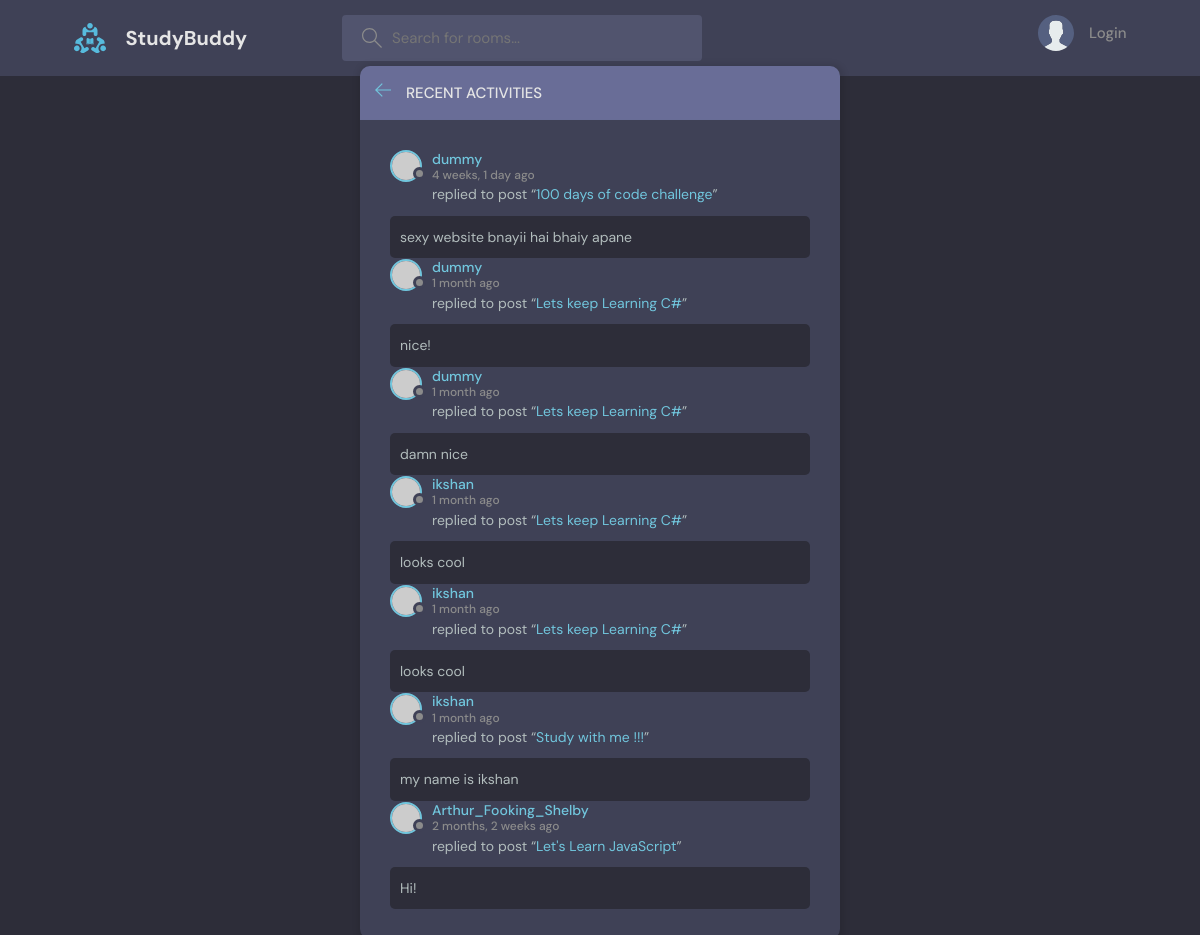
The page /activities/ on the database its author committed.
### base/models.py (models this page shows, shortened)
class Message(models.Model): #the chatbot messages model
    user = models.ForeignKey(User, on_delete=models.CASCADE)
    room =  models.ForeignKey(Room, on_delete=models.CASCADE) #this establishes a relationship between the parent model i.e the room and a child model which in this case is the message model, and ondelete we are cascading it i.e deleting all the messages if a room is deleted
    body = models.TextField()
    updated = models.DateTimeField(auto_now=True)
    created = models.DateTimeField(auto_now_add=True)
    class Meta:
        ordering = ['-updated','-created']

class Room(models.Model):
    host = models.ForeignKey(User, on_delete=models.SET_NULL, null=TRUE)
    topic = models.ForeignKey(Topic, on_delete=models.SET_NULL, null=TRUE)# A room can have only one topic
    name=models.CharField(max_length=200)
    description=models.TextField(null=True, blank = True) #black =true means that if we make it a form then this feild can still be empty and not give any error
    participants =  models.ManyToManyField(User, related_name='participants', blank=True) #we are creating a many to many field
    updated= models.DateTimeField(auto_now=True) # auto now = true takes a snapshot everytime we save
    created = models.DateTimeField(auto_now_add=True)# auto now add= true takes only the snapshot at the first instance and after that even if we save again, it wont take another snapshot
    class Meta:
        ordering = ['-updated','-created'] #we do this to make sure that when we opst anything using the room_frm, the newst thingy comes at the top

### base/views.py (the view)
# urls.py: path('activities/',views.activityPage,name="activities"),
def activityPage(request):
    room_messages=Message.objects.all()
    context={'room_messages':room_messages}
    return render(request,'base/activity.html',context)

### base/templates/base/activity.html (shortened to what this page needs)
{% extends 'main.html' %}
{% block content %}
  <main class="layout">
    <div class="container">
      <div class="layout__box">
        <div class="layout__boxHeader">
          <div class="layout__boxTitle">
            <a href="{{request.META.HTTP_REFERER}} %}">
              <svg version="1.1" xmlns="http://www.w3.org/2000/svg" width="32" height="32" viewBox="0 0 32 32">
                <title>arrow-left</title>
                <path
                  d="M13.723 2.286l-13.723 13.714 13.719 13.714 1.616-1.611-10.96-10.96h27.625v-2.286h-27.625l10.965-10.965-1.616-1.607z"
                ></path>
              </svg>
            </a>
            <h3>Recent Activities</h3>
          </div>
        </div>
        <div class="activities-page layout__body">
          {% for message in room_messages %}
            <div class="activities__boxHeader roomListRoom__header">
              <a href="{% url 'user-profile' message.user.id %}" class="roomListRoom__author">
                <div class="avatar avatar--small">
                  <img src="https://randomuser.me/api/portraits/women/11.jpg" />
                </div>
                <p>
                  {{message.user}}
                  <span>{{message.created|timesince}} ago</span>
                </p>
              </a>
            </div>
            <div class="activities__boxContent">
              <p>
                replied to post “<a href="{% url 'room' message.room.id %}">{{message.room.name}}</a
                >”
              </p>
              <div class="activities__boxRoomContent">
                {{message.body}}
              </div>
            </div>
          {% endfor %}
        </div>
      </div>
    </div>
  </main>
{% endblock content %}

### static/styles/style.css (style rules this page uses)
:root { --color-main: #71c6dd; --color-main-light: #e1f6fb; --color-dark: #3f4156; --color-dark-medium: #51546e; --color-dark-light: #696d97; --color-light: #e5e5e5; --color-gray: #8b8b8b; --color-light-gray: #b2bdbd; --color-bg: #2d2d39; --color-success: #5dd693; --color-error: #fc4b0b; }
* { font-family: "DM Sans", -apple-system, BlinkMacSystemFont, "Segoe UI", Roboto, Oxygen, Ubuntu, Cantarell, "Open Sans", "Helvetica Neue", sans-serif; margin: 0; padding: 0; box-sizing: border-box; text-rendering: optimizeLegibility; font-size: inherit; }
html { font-size: 56.25%; }
@media only screen and (min-width: 1200px) { html { font-size: 62.5%; } }
body { line-height: 1.6; font-weight: 400; font-size: 1.5rem; color: var(--color-light-gray); background-color: var(--color-bg); min-height: 100vh; }
img { width: 100%; }
a { display: inline-block; color: var(--color-main); text-decoration: none; }
.container { max-width: 120rem; width: 90%; margin: auto; }
.avatar { position: relative; display: inline-block; border-radius: 50%; border: 2px solid var(--color-main); }
.avatar img { display: block; border-radius: 50%; object-fit: cover; object-position: center; }
.avatar::after { content: ""; display: block; position: absolute; background-color: var(--color-gray); z-index: 111; border-radius: 50%; border: 0.3rem solid var(--color-dark); }
.avatar.avatar--small img { width: 2.8rem; height: 2.8rem; }
.avatar.avatar--small:after { width: 0.7rem; height: 0.7rem; bottom: 0px; right: -6px; }
.layout { margin-top: 2.4rem; }
.layout > .container { display: flex; justify-content: space-between; align-items: flex-start; }
.layout__box { width: 90%; max-width: 48rem; min-height: 40rem; position: absolute; top: 50%; left: 50%; transform: translate(-50%, -46%); background-color: var(--color-dark); border-radius: 1rem; box-shadow: 1px 1px 6px 3px rgba(0, 0, 0, 0.1); overflow: hidden; }
.layout__boxHeader { display: flex; padding: 1.5rem; background-color: var(--color-dark-light); }
.layout__boxTitle { display: flex; gap: 1.5rem; align-items: center; }
.layout__boxTitle h3 { text-transform: uppercase; font-weight: 500; color: var(--color-light); }
.layout__boxTitle svg { width: 1.6rem; height: 1.6rem; fill: var(--color-main); }
.layout__body { margin: 3rem; }
.roomListRoom__header { display: flex; justify-content: space-between; align-items: center; }
.roomListRoom__author { font-weight: 500; display: flex; align-items: center; gap: 1rem; }
.activities__boxHeader p { font-size: 1.4rem; line-height: 1.3; }
.activities__boxHeader p span { color: var(--color-gray); font-size: 1.2rem; display: block; }
.activities__boxContent { margin-left: 4.2rem; }
.activities__boxContent { font-size: 1.4rem; }
.activities__boxRoomContent { background: var(--color-bg); padding: 1rem; border-radius: 5px; margin-top: 1rem; margin-left: -4.2rem; }

### rows shown on the page
Message: user "dummy", created "4 weeks, 1 day", room.name "100 days of code challenge", body "sexy website bnayii hai bhaiy apane"
Message: user "dummy", created "1 month", room.name "Lets keep Learning C#", body "nice!"
Message: user "dummy", created "1 month", room.name "Lets keep Learning C#", body "damn nice"
Message: user "ikshan", created "1 month", room.name "Lets keep Learning C#", body "looks cool"
Message: user "ikshan", created "1 month", room.name "Lets keep Learning C#", body "looks cool"
Message: user "ikshan", created "1 month", room.name "Study with me !!!", body "my name is ikshan"
Message: user "Arthur_Fooking_Shelby", created "2 months, 2 weeks", room.name "Let's Learn JavaScript", body "Hi!"
